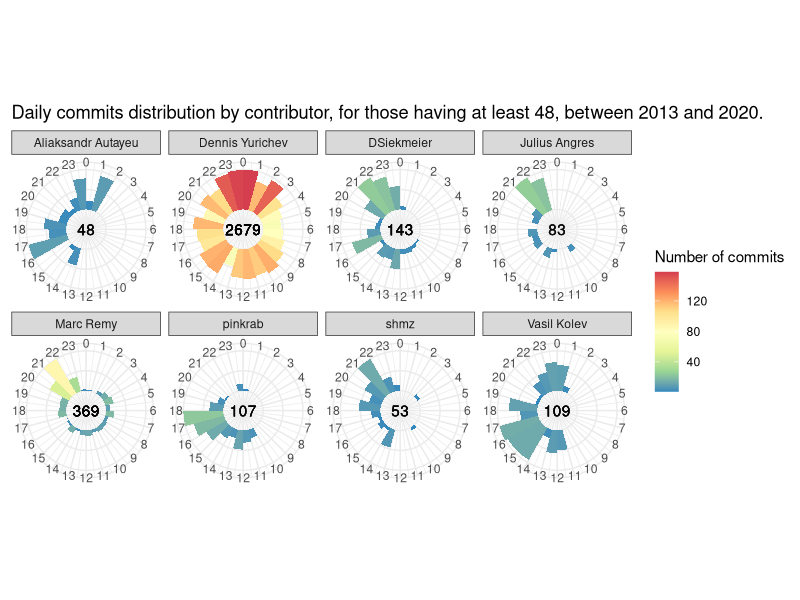

Here is the R script that generated this plot:
library(dplyr, warn.conflicts = FALSE)
library(ggplot2)
library(viridis)

# Start again, with this example:
# https://r-graph-gallery.com/circular-barplot.html
# https://r-graph-gallery.com/web-circular-lollipop-plot-with-ggplot2.html
# (but the scale is the same for each categories).
#
# The data
hdc <- data.frame(read.delim("re4b_commits.csv", sep=";", header = TRUE))

# Keep only the columns we need: 'Author' and 'Hour'
hdc <- hdc %>% select(Author, Hour)

# Count the commits per Author and Hour,
# keep the number per Hour and the total per Author,
# as we want a per Author scale, to keep it readable
# for Author having a smaller number of commits
# (between 48, our minimum choosen value and
# more than 2k for the author of the book).
hdc <-hdc %>% group_by( Author ) %>%
  mutate( nb=n() ) %>%
  filter( nb>=48 ) %>%
  group_by( Author, Hour ) %>%
  mutate( c=n() ) %>%
  group_by( Author ) %>%
  mutate(p=max(c)) %>%
  distinct()

update_geom_defaults("text", list(colour = "black", alpha=0.3, family = theme_get()$text$family))

our_labs_title_fr <- "Répartitions des commits dans la journée par contributeur, pour ceux en ayant au moins 48, entre 2013 et 2020."
our_labs_title_en <- "Daily commits distribution by contributor, for those having at least 48, between 2013 and 2020."
our_palette <- "Spectral"
our_labs_y_fr <- "Nombre de commits."
our_labs_y_en <- "Number of commits"

our_labs_y <- our_labs_y_en
our_labs_title <- our_labs_title_en

# Affiche chaque utilisateur, avec sa propre échelle basée
# sur son maximum. La couleur est basée sur le nombre absolu
# de commits.
#
# Display each user, with own scale based on his maximum,
# to have 100% for each user. The absolute number is based
# on the color.
#
g11 <- hdc %>%
  ungroup() %>%
  group_by(Author) %>%
  ggplot( aes(x=Hour ) ) +
    geom_rect( aes( fill=c, xmin=Hour, xmax=Hour+1, ymin=0, ymax=100*c/p ) ) +
    scale_x_continuous( breaks=0:23 ) +
    labs( title=our_labs_title, x=NULL, y=NULL ) +
    theme_bw() +
    theme(axis.ticks.y = element_blank(),
        axis.text.y  = element_blank(),
        panel.border = element_blank()
        ) +
    scale_fill_distiller( palette = our_palette, name = our_labs_y ) +
    coord_polar(start=0) +
    facet_wrap(. ~ Author, ncol=4) +
    geom_text( aes(label=paste0(nb), x=0, y=-50 ) )

# Save into a PNG file
#
img_file_name <- "img_ch1.png"
img_width <- 840
img_height <- 630
png( filename=img_file_name, width=img_width, height=img_height)
g11
dev.off()

